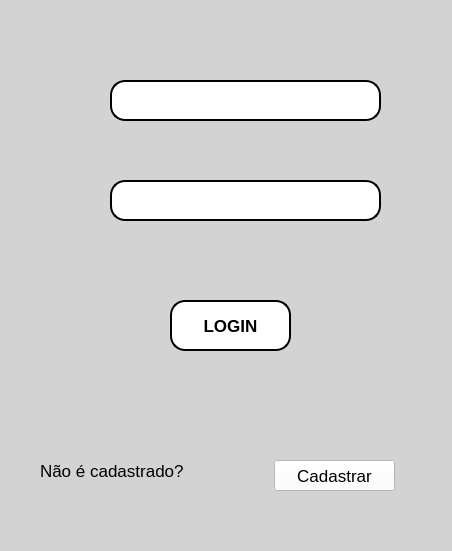
<?xml version="1.0" encoding="UTF-8"?>
<ui version="4.0">
 <class>MainWindow</class>
 <widget class="QMainWindow" name="MainWindow">
  <property name="geometry">
   <rect>
    <x>0</x>
    <y>0</y>
    <width>452</width>
    <height>551</height>
   </rect>
  </property>
  <property name="windowTitle">
   <string>MainWindow</string>
  </property>
  <property name="styleSheet">
   <string notr="true">background-color: rgb(211, 211, 211);</string>
  </property>
  <widget class="QWidget" name="centralwidget">
   <widget class="QPushButton" name="pushButton">
    <property name="geometry">
     <rect>
      <x>170</x>
      <y>300</y>
      <width>121</width>
      <height>51</height>
     </rect>
    </property>
    <property name="font">
     <font>
      <pointsize>13</pointsize>
      <weight>75</weight>
      <bold>true</bold>
     </font>
    </property>
    <property name="styleSheet">
     <string notr="true">background-color: rgb(255, 255, 255);
border-style: outset;
border-width: 2px;
border-radius: 15px;
border-color: black;</string>
    </property>
    <property name="text">
     <string>LOGIN</string>
    </property>
   </widget>
   <widget class="QLineEdit" name="lineEdit">
    <property name="geometry">
     <rect>
      <x>110</x>
      <y>80</y>
      <width>271</width>
      <height>41</height>
     </rect>
    </property>
    <property name="font">
     <font>
      <pointsize>15</pointsize>
      <weight>75</weight>
      <bold>true</bold>
     </font>
    </property>
    <property name="styleSheet">
     <string notr="true">background-color: rgb(255, 255, 255);
border-radius: 15px;
border-style: outset;
border-width: 2px;</string>
    </property>
   </widget>
   <widget class="QLineEdit" name="lineEdit_2">
    <property name="geometry">
     <rect>
      <x>110</x>
      <y>180</y>
      <width>271</width>
      <height>41</height>
     </rect>
    </property>
    <property name="styleSheet">
     <string notr="true">background-color: rgb(255, 255, 255);
border-radius: 15px;
border-style: outset;
border-width: 2px;</string>
    </property>
   </widget>
   <widget class="QLabel" name="label">
    <property name="geometry">
     <rect>
      <x>40</x>
      <y>460</y>
      <width>181</width>
      <height>21</height>
     </rect>
    </property>
    <property name="font">
     <font>
      <pointsize>13</pointsize>
     </font>
    </property>
    <property name="text">
     <string>Não é cadastrado?</string>
    </property>
   </widget>
   <widget class="QPushButton" name="pushButton_2">
    <property name="geometry">
     <rect>
      <x>274</x>
      <y>460</y>
      <width>121</width>
      <height>31</height>
     </rect>
    </property>
    <property name="font">
     <font>
      <pointsize>13</pointsize>
     </font>
    </property>
    <property name="styleSheet">
     <string notr="true">background-color: rgb(255, 255, 255);</string>
    </property>
    <property name="text">
     <string>Cadastrar</string>
    </property>
   </widget>
   <widget class="QLabel" name="label_2">
    <property name="geometry">
     <rect>
      <x>80</x>
      <y>80</y>
      <width>41</width>
      <height>31</height>
     </rect>
    </property>
    <property name="text">
     <string/>
    </property>
    <property name="pixmap">
     <pixmap>usuario.png</pixmap>
    </property>
   </widget>
   <widget class="QLabel" name="label_3">
    <property name="geometry">
     <rect>
      <x>70</x>
      <y>180</y>
      <width>51</width>
      <height>41</height>
     </rect>
    </property>
    <property name="text">
     <string/>
    </property>
    <property name="pixmap">
     <pixmap>cadeado.png</pixmap>
    </property>
   </widget>
   <widget class="QLabel" name="label_4">
    <property name="geometry">
     <rect>
      <x>120</x>
      <y>250</y>
      <width>241</width>
      <height>31</height>
     </rect>
    </property>
    <property name="font">
     <font>
      <pointsize>13</pointsize>
     </font>
    </property>
    <property name="styleSheet">
     <string notr="true">color: rgb(247, 41, 41);</string>
    </property>
    <property name="text">
     <string/>
    </property>
   </widget>
   <zorder>label_3</zorder>
   <zorder>label_2</zorder>
   <zorder>pushButton</zorder>
   <zorder>lineEdit</zorder>
   <zorder>lineEdit_2</zorder>
   <zorder>label</zorder>
   <zorder>pushButton_2</zorder>
   <zorder>label_4</zorder>
  </widget>
  <widget class="QMenuBar" name="menubar">
   <property name="geometry">
    <rect>
     <x>0</x>
     <y>0</y>
     <width>452</width>
     <height>21</height>
    </rect>
   </property>
  </widget>
  <widget class="QStatusBar" name="statusbar"/>
 </widget>
 <resources/>
 <connections/>
</ui>
